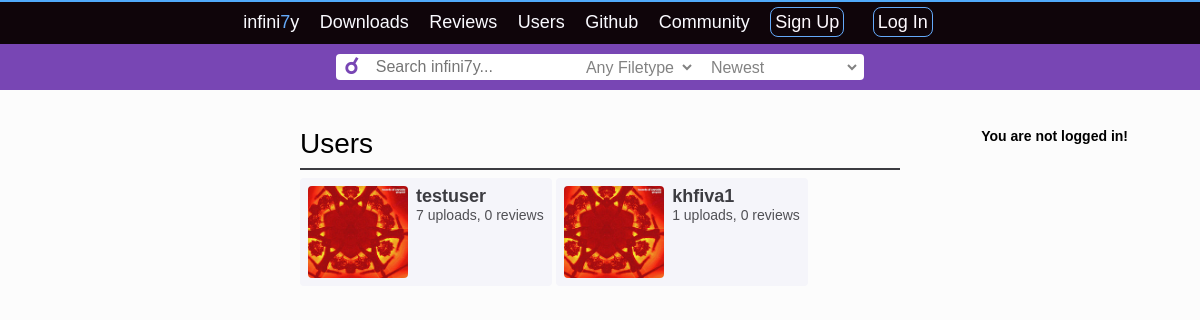
/s7uploads/users/, run on an earlier commit of the app's database.
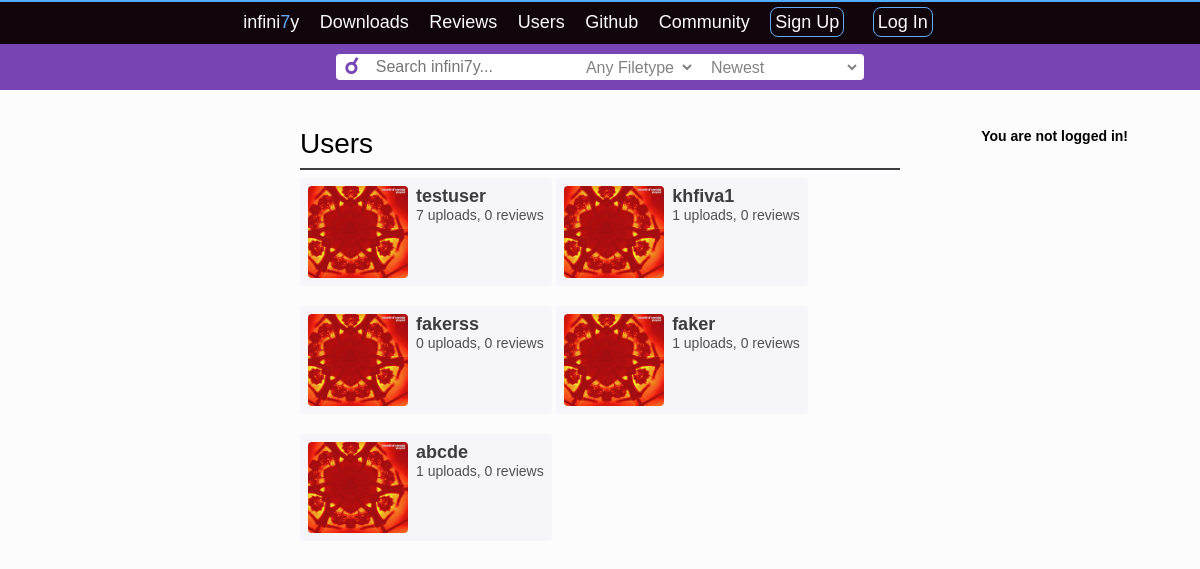
And on a later commit of the database.
### s7uploads/models.py (models this page shows, shortened)
class S7User(models.Model):
    user = models.OneToOneField(User, unique=True, on_delete=models.CASCADE)
    def num_uploads(self):
        return Upload.objects.filter(user=self).count()
    def num_reviews(self):
        return Review.objects.filter(user=self).count()

### s7uploads/views.py (the view)
# urls.py: path('users/', views.UserListView.as_view(), name='users'),
class UserListView(generic.ListView):
    model = S7User
    template_name = 's7uploads/users.html'
    context_object_name = 'user_list'
    def get_queryset(self):
        return S7User.objects.all()
    def get_context_data(self, **kwargs):
        c = super(generic.ListView, self).get_context_data(**kwargs)
        user = self.request.user
        if not user.is_anonymous:
            s7user = S7User.objects.filter(user=user)[:1]
            if s7user:
                c['s7user'] = s7user.get()
        c['search_form'] = SearchForm()
        return c

### s7uploads/forms.py
class SearchForm(forms.Form):
    search_line = forms.CharField(max_length=200)
    def __init__(self):
        super(SearchForm, self).__init__()
        self.fields['search_line'].widget.attrs.update({
            'placeholder': '  Search infini7y...',
            'onfocus': "this.placeholder=''"
            })

### s7uploads/templates/s7uploads/users.html (shortened to what this page needs)
{% extends "s7uploads/navbar.html" %}
{% load static %}
{% block content %}
<section id="main-content">
{% if user %}
	<section id="userbanner">
		{% if user.is_anonymous %}
			<h4>You are not logged in!</h4>
		{% endif %}
	</section>
{% endif %}
<section id="upload">
{% if user_list %}
	<h1>Users</h1>
	<div id="blackstripe"></div>
	<div id="userlist">
		<ul>
		{% for user in user_list %}
			<li>
			<div id="userlisttext">
			<a href="{% url 's7uploads:index' %}?tags={{user.user.username}}"> {{ user.user.username }} </a>
			<h1>{{ user.num_uploads }} uploads, {{ user.num_reviews }} reviews</h1>
			</div>
			<img src="/static/s7uploads/images/default_profile.jpg"></img>
			</li>
		{% endfor %}
		</ul>
	</div>
{% else %}
	<p> Nothing to see here. </p>
{% endif %}
</section>
</section>
{% endblock %}

### s7uploads/templates/s7uploads/navbar.html (shortened to what this page needs)
{% load static %}
<link rel="stylesheet" type="text/css" href="{% static 's7uploads/style.css' %}">
{% block content %}
{% endblock %}
{% block navbar %}
<div id = "banner">
	<nav>
	<ul id="navlinks">
	<li><a href="{%url 's7uploads:index' %}" class="lightlink">infini<span class="sitecolor">7</span>y</a></li>
	<li ><a href="{%url 's7uploads:index' %}" class="lightlink">Downloads</a></li>
	<li><a href="{%url 's7uploads:reviews' %}" class="lightlink">Reviews</a></li>
	<li><a href="{%url 's7uploads:users' %}" class="lightlink">Users</a></li>
	<li><a href="https://github.com/vakkiri/infini7y" class="lightlink" >Github</a></li>
	<li><a href="{%url 's7uploads:community' %}" class="lightlink" >Community</a></li>
	{% if user.is_anonymous %}
		<li><a href="{%url 's7uploads:signup' %}" class="boldlink">Sign Up</a></li>
		<li><a href="{%url 's7uploads:login' %}" class="boldlink">Log In</a></li>
	{% else %}
		<li><a href="{%url 's7uploads:logout' %}" class="boldlink">Log Out</a></li>
	{% endif %}
	</nav>
</div>
<div id="searchbanner">
	<section id="searchbannercontent">
		<p class="searchicon">☌</p>
		<form action="search_uploads/?{{ request.GET.urlencode }}" method="post">
			{% for field in search_form %}
			{{ field }}
			{% endfor %}
		</form>
		<select name="searchcategory" id="searchcategory" class="searchcategory">
			<option value="any" selected>Any Filetype</option>
		</select>
		<select name="searchorder" id="searchorder" class="searchcategory">
			<option value="newest" selected>Newest</option>
		</select>
	</section>
</div>
{% endblock %}

### s7uploads/static/s7uploads/style.css (style rules this page uses)
* { margin: 0; padding: 0; font-family: sans-serif; }
div#blackstripe { background-color: rgb(60, 60, 65); height: 2px; width: 100%; margin-bottom: 8px; }
#userbanner { position: fixed; right: 64px; height: 100%; }
#userbanner h4 { font-family: sans-serif; font-size: 14; margin-right: 8px; text-align: center; }
div#banner { background-color: rgb(15, 5, 10); position: fixed; top: 2; width: 100%; display: inline-block; height: 32px; padding-top: 10px; text-align: center; }
div#searchbanner { background-color: rgb(120, 70, 180); position: fixed; top: 44px; padding-top: 10px; width: 100%; display: flex; padding-bottom: 10px; }
#searchbannercontent { background-color: rgb(255, 255, 255); border-radius: 4px; display: flex; margin: 0 auto; }
.searchicon { padding-right: 8px; padding-left: 8px; font-size: 22; color: rgb(120, 70, 180); font-weight: bold; float: left; }
#searchbanner input { height: 26px; border: 0px solid; border-radius: 2px; color: rgb(190, 190, 190); font-size: 16; color: rgb(130, 130, 130); }
.searchcategory { font-size: 16; color: rgb(130, 130, 130); padding-right: 4px; padding-left: 8px; border: 0px; background-color: rgb(255, 255, 255); margin-right: 4px; }
#navlinks { margin: 0 auto; }
#banner li { padding-right: 16px; font-size: 18px; display: inline; }
#main-content { margin: 0 auto; margin-top: 128px; }
#main-content h1 { font-weight: normal; padding-bottom: 8px; }
#upload { margin: 0 auto; width: 512px; width: 50%; position: relative; }
#upload ul { margin-bottom: 16px; }
#upload li { list-style-type: none; background-color: rgb(245, 245, 250); border-radius: 8px; margin-bottom: 16px; }
#upload h1 { font-size: 28px; font-weight: normal; }
#upload li a { text-decoration: none; }
#upload ul li img { width: 100%; }
.lightlink { text-decoration: none; color: rgb(250, 250, 255); }
.boldlink { text-decoration: none; color: rgb(255, 250, 255); border-style: solid; border-color: rgb(100, 170, 250); border-radius: 8px; padding: 4px; border-width: 1px; margin-top: -4px; margin-right: 8px; }
#userlist ul { margin: 0 auto; }
#userlist li { padding-top: 8px; padding-bottom: 8px; padding-left: 8px; padding-right: 8px; display: inline-block; border-radius: 4px; }
#userlisttext { float: right; margin-left: 8px; }
#userlist li a { font-size: 18px; font-weight: bold; color: rgb(60, 60, 65); }
#userlist h1 { font-size: 14px; color: rgb(80, 80, 85); }
#userlist img { max-width: 100px; float: left; border-radius: 4px; }
.sitecolor { color: rgb(100, 170, 250); }

What changed in the data, as far as the page shows it:
added S7User: user.username "fakerss", num_uploads "0", num_reviews "0"
added S7User: user.username "faker", num_uploads "1", num_reviews "0"
added S7User: user.username "abcde", num_uploads "1", num_reviews "0"
